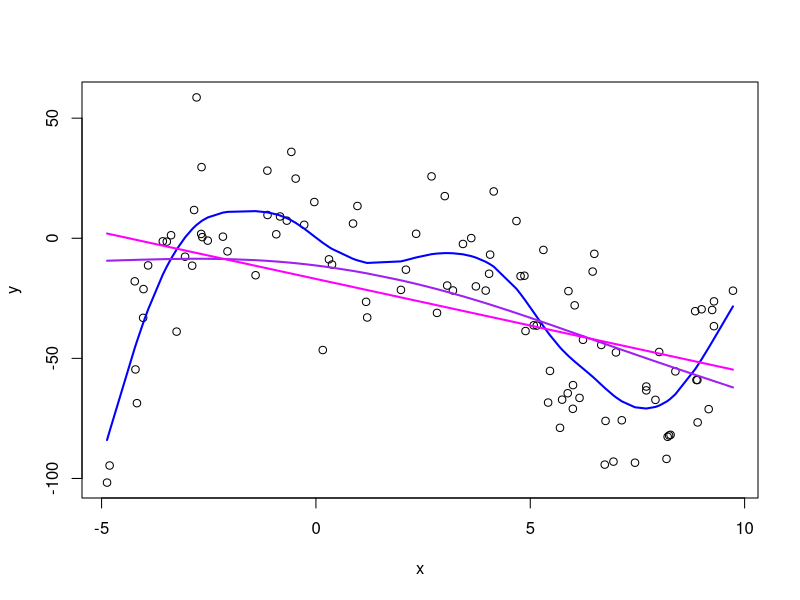
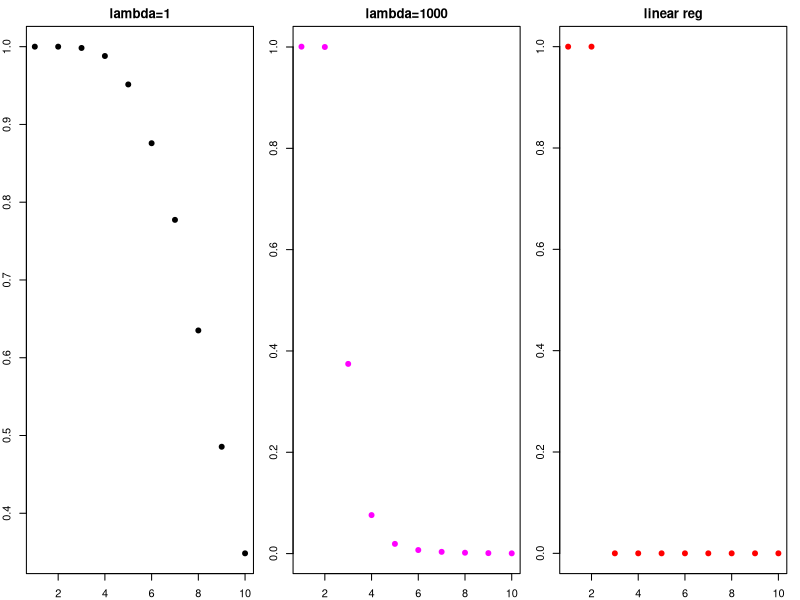
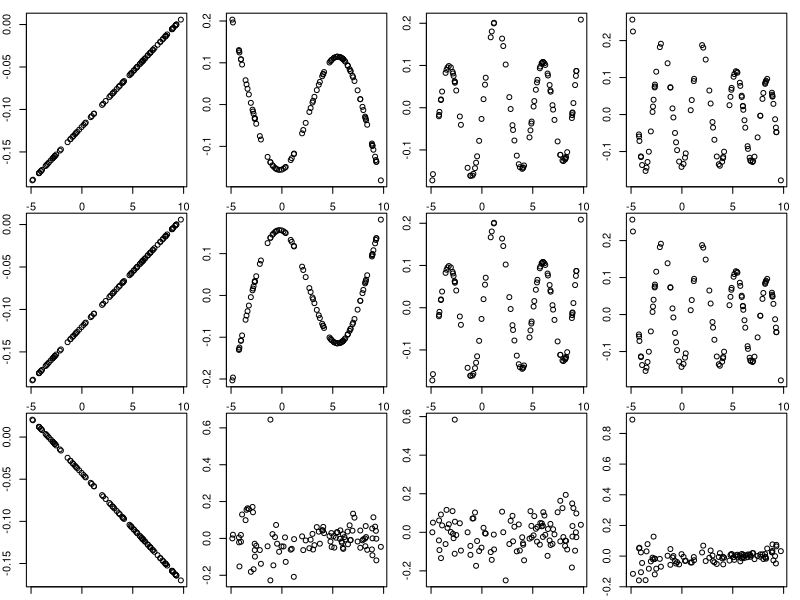

Write R code to recreate these figures, in order.
# Comparison of Linear Regression and Smoothing Splines with incresing Lambda

# Synthetic data
n=100
x=runif(n,-5,10); 
x=sort(x)
y=1+.1*x^2-.1*x^4+.01*x^5+rnorm(n,0,20);
plot(x,y)
h=diff(x)

R=matrix(0,n-2,n-2)
for (j in 2:(n-2)){
  i=j-1
  R[i,i]=(h[j-1]+h[j])/3
  R[i,i+1]=h[j]/6
  R[i+1,i]=h[j]/6
}

Q=matrix(0,n,n-2)
for (j in 2:(n-1)){
  i=j-1
  Q[j-1,i]=1/h[j-1]
  Q[j,i]=-(1/h[j-1]+1/h[j])
  Q[j+1,i]=1/h[j]
}


# SS with Lambda=1
lambda=1;
K=Q%*%solve(R)%*%t(Q);
S1=solve(diag(n)+lambda*K)
eeS1=eigen(S1)
eval1=eeS1$values
evec1=eeS1$vectors

yh1=S1%*%y
lines(x,yh1,col="blue",lwd=2)

# SS with Lambda=1000
lambda=1000;
K=Q%*%solve(R)%*%t(Q);
S1000=solve(diag(n)+lambda*K)
eeS1000=eigen(S1000)
eval1000=eeS1000$values
evec1000=eeS1000$vectors

yh1000=S1000%*%y
lines(x,yh1000,col="purple",lwd=2)

# LR
X=cbind(rep(1,n),x)
H=X%*%solve(t(X)%*%X)%*%t(X)
eeH=eigen(H)
evalH=eeH$values
evecH=eeH$vectors

yh=H%*%y
lines(x,yh,col="magenta",lwd=2)


# Plot eigenvalues
par(mfrow=c(1,3), mar=c(2,2,2,1))
plot(eval1[1:10], pch=19, main="lambda=1")
plot(eval1000[1:10], pch=19, col="magenta", main="lambda=1000")
plot(evalH[1:10], pch=19, col="red", main="linear reg")
dev.off()

# Plot eigenvectors
par(mfrow=c(3,4),mar=c(1,2,1,1))
plot(x,evec1[,2])
plot(x,evec1[,4])
plot(x,evec1[,8])
plot(x,evec1[,10])

plot(x,evec1000[,2])
plot(x,evec1000[,4])
plot(x,evec1000[,8])
plot(x,evec1000[,10])

plot(x,evecH[,2])
plot(x,evecH[,4])
plot(x,evecH[,8])
plot(x,evecH[,10])
dev.off()

